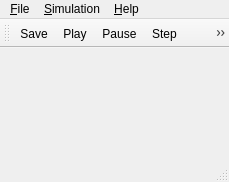
<?xml version="1.0" encoding="UTF-8"?>
<ui version="4.0">
 <class>ControllerClass</class>
 <widget class="QMainWindow" name="ControllerClass">
  <property name="geometry">
   <rect>
    <x>0</x>
    <y>0</y>
    <width>229</width>
    <height>182</height>
   </rect>
  </property>
  <property name="minimumSize">
   <size>
    <width>0</width>
    <height>0</height>
   </size>
  </property>
  <property name="windowTitle">
   <string>Controller</string>
  </property>
  <widget class="QWidget" name="centralWidget"/>
  <widget class="QToolBar" name="mainToolBar">
   <attribute name="toolBarArea">
    <enum>TopToolBarArea</enum>
   </attribute>
   <attribute name="toolBarBreak">
    <bool>false</bool>
   </attribute>
   <addaction name="actionSave"/>
   <addaction name="actionPlay"/>
   <addaction name="actionPause"/>
   <addaction name="actionStep"/>
   <addaction name="actionClear"/>
   <addaction name="actionInitialize"/>
  </widget>
  <widget class="QStatusBar" name="statusBarGeneration"/>
  <widget class="QMenuBar" name="menuBar">
   <property name="geometry">
    <rect>
     <x>0</x>
     <y>0</y>
     <width>229</width>
     <height>25</height>
    </rect>
   </property>
   <widget class="QMenu" name="menu_Simulation">
    <property name="title">
     <string>&amp;Simulation</string>
    </property>
    <addaction name="actionPlay"/>
    <addaction name="actionPause"/>
    <addaction name="actionStep"/>
    <addaction name="actionClear"/>
    <addaction name="actionInitialize"/>
    <addaction name="separator"/>
    <addaction name="actionSettings"/>
    <addaction name="actionBatch"/>
   </widget>
   <widget class="QMenu" name="menu_Help">
    <property name="title">
     <string>&amp;Help</string>
    </property>
   </widget>
   <widget class="QMenu" name="menu_File">
    <property name="title">
     <string>&amp;File</string>
    </property>
    <addaction name="actionExportBitmap"/>
    <addaction name="actionImportSettings"/>
    <addaction name="actionExportSettings"/>
    <addaction name="actionExit"/>
   </widget>
   <addaction name="menu_File"/>
   <addaction name="menu_Simulation"/>
   <addaction name="menu_Help"/>
  </widget>
  <action name="actionPlay">
   <property name="icon">
    <iconset resource="controller.qrc">
     <normaloff>:/images/play.png</normaloff>:/images/play.png</iconset>
   </property>
   <property name="text">
    <string>Play</string>
   </property>
   <property name="toolTip">
    <string>Start the simulaiton</string>
   </property>
  </action>
  <action name="actionPause">
   <property name="icon">
    <iconset resource="controller.qrc">
     <normaloff>:/images/pause.png</normaloff>:/images/pause.png</iconset>
   </property>
   <property name="text">
    <string>Pause</string>
   </property>
   <property name="toolTip">
    <string>Pause the simulation</string>
   </property>
  </action>
  <action name="actionStep">
   <property name="icon">
    <iconset resource="controller.qrc">
     <normaloff>:/images/next.png</normaloff>:/images/next.png</iconset>
   </property>
   <property name="text">
    <string>Step</string>
   </property>
   <property name="toolTip">
    <string>Advance the simulation one time step</string>
   </property>
  </action>
  <action name="actionClear">
   <property name="text">
    <string>Clear</string>
   </property>
   <property name="toolTip">
    <string>Clear the lattice</string>
   </property>
  </action>
  <action name="actionInitialize">
   <property name="text">
    <string>Initialize</string>
   </property>
   <property name="toolTip">
    <string>Intialize the lattice's cells</string>
   </property>
  </action>
  <action name="actionSettings">
   <property name="text">
    <string>Settings...</string>
   </property>
   <property name="toolTip">
    <string>Open settings dialog</string>
   </property>
  </action>
  <action name="actionExportBitmap">
   <property name="text">
    <string>Export Bitmap...</string>
   </property>
   <property name="toolTip">
    <string>Export the lattice as a Png image</string>
   </property>
  </action>
  <action name="actionExportSettings">
   <property name="text">
    <string>Export Settings...</string>
   </property>
   <property name="toolTip">
    <string>Export current settings to a file</string>
   </property>
  </action>
  <action name="actionImportSettings">
   <property name="text">
    <string>Import Settings...</string>
   </property>
   <property name="toolTip">
    <string>Import settings from file</string>
   </property>
  </action>
  <action name="actionExit">
   <property name="text">
    <string>Exit</string>
   </property>
   <property name="shortcut">
    <string>Ctrl+Q</string>
   </property>
  </action>
  <action name="actionBatch">
   <property name="text">
    <string>Batch...</string>
   </property>
  </action>
  <action name="actionSave">
   <property name="icon">
    <iconset resource="controller.qrc">
     <normaloff>:/images/save.png</normaloff>:/images/save.png</iconset>
   </property>
   <property name="text">
    <string>Save</string>
   </property>
  </action>
 </widget>
 <layoutdefault spacing="6" margin="11"/>
 <resources>
  <include location="controller.qrc"/>
  <include location="controller.qrc"/>
 </resources>
 <connections/>
</ui>
